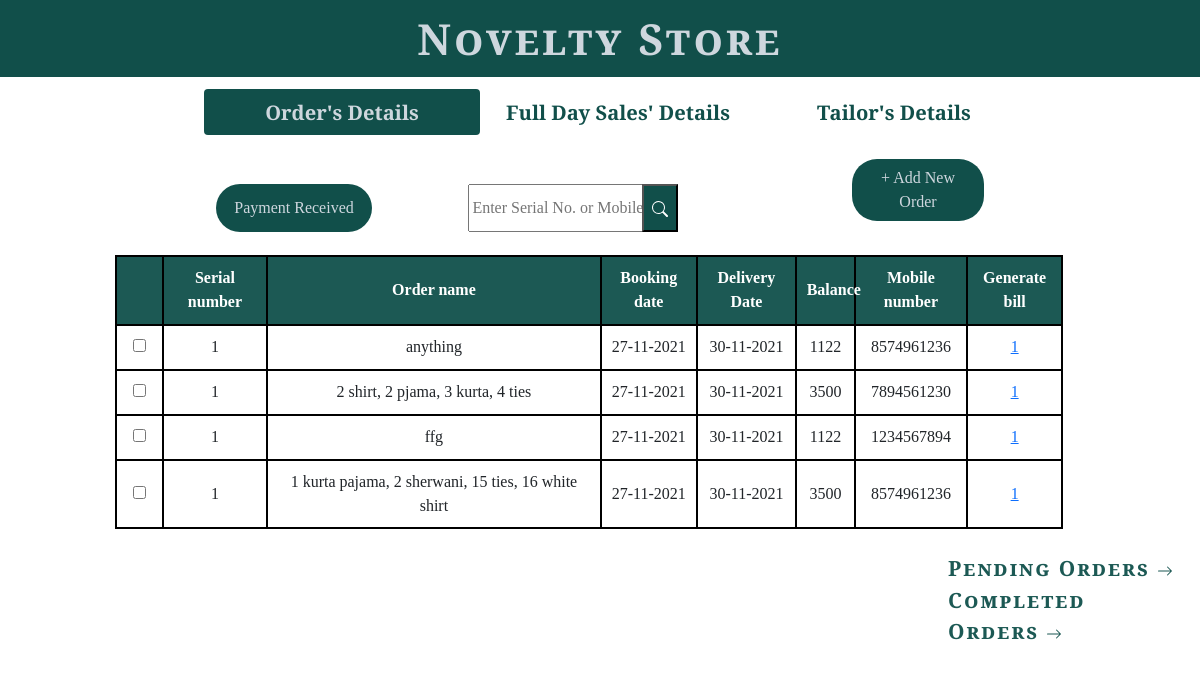
The page /orders on the database its author committed.
### garments/models.py (models this page shows)
class Order(models.Model):
    Order_id=models.AutoField(primary_key=True)
    serial_number=models.CharField(max_length=50)
    order_name=models.CharField(max_length=160)
    amount=models.IntegerField()
    salesman_assigned=models.CharField(max_length=100)
    delivery_date=models.DateField()
    mobile_number=models.CharField(max_length=12)
    tailor_assigned=models.CharField(max_length=100)
    advance=models.IntegerField()
    order_received=models.DateField(auto_now=True)

### garments/views.py (the view, shortened to what this page needs)
# urls.py: path('orders', views.OrderDetails),
def OrderDetails(request):
    global order
    order.sort(key= lambda x: x.order_received, reverse=True)
    d=datetime.date.today()
    context={"active":order, 'date': d}
    return render(request, 'orders.html',context)

### templates/orders.html (shortened to what this page needs)
{% extends 'base.html' %}
{% block a %}active {% endblock a %}
{% block add%}neworder{% endblock add %}
{% block what %}Order{% endblock what %}
{% block stylesheet%}
<link rel='stylesheet' href='../static/css/orders.css'>
{% endblock stylesheet%}
{% block body %}
{% load mathfilters %}
<div class="container">
{% if active %}
<form method='POST' >
 <input type="text" placeholder="Enter Serial No. or Mobile No." id="in" name="inp">
<button type="submit" class="btn0" role="button" id="search"></button>
<table>
	<tr>
		<th style='width:5%;'> </th>
		<th>Serial number</th>
		<th>Order name</th>
		<th>Booking date</th>
    	<th>Delivery Date</th>
    	<th>Balance</th>
    	<th>Mobile number</th>
    	<th>Generate bill</th>
     </tr>
    {% for x in active%}
		<tr>
		<td><input type='checkbox' name="del[]" value={{x.Order_id}} onchange='track(this)' ></td>
		<td>{{x.serial_number}}</td>
		<td>{{x.order_name}}</td>
        	<td>{{x.order_received}}</td>
        	<td>{{x.delivery_date}}</td>
			<td>{{x.amount| sub:x.advance}}</td>
        	<td>{{x.mobile_number}}</td>
			<td><a href='generatebill/{{x.Order_id}}' target='_blank'>{{x.serial_number}}</a></td>
		</tr>
	{% endfor %}
</table>
<button disabled type='submit' class="btn1" role="button" id='del'>Payment Received </button>
</form>
{%else%}
<h2>No Ongoing Orders</h2>
{% endif %}
</div>
<div class="left">
<a href='pendingorders'>Pending Orders  <svg xmlns="http://www.w3.org/2000/svg" width="16" height="16" fill="currentColor" class="bi bi-arrow-right" viewBox="0 0 16 16">
  <path fill-rule="evenodd" d="M1 8a.5.5 0 0 1 .5-.5h11.793l-3.147-3.146a.5.5 0 0 1 .708-.708l4 4a.5.5 0 0 1 0 .708l-4 4a.5.5 0 0 1-.708-.708L13.293 8.5H1.5A.5.5 0 0 1 1 8z"/>
</svg></a>
<a href='completedorders'>Completed Orders  <svg xmlns="http://www.w3.org/2000/svg" width="16" height="16" fill="currentColor" class="bi bi-arrow-right" viewBox="0 0 16 16">
  <path fill-rule="evenodd" d="M1 8a.5.5 0 0 1 .5-.5h11.793l-3.147-3.146a.5.5 0 0 1 .708-.708l4 4a.5.5 0 0 1 0 .708l-4 4a.5.5 0 0 1-.708-.708L13.293 8.5H1.5A.5.5 0 0 1 1 8z"/>
</svg></a>
</div>
{% endblock body %}

### static/css/base.css (style rules this page uses)
* { font-family: 'Playfair Display', serif; }
body { background-color: rgba(227, 230, 238, 0.9); }

### static/css/orders.css (style rules this page uses)
table { margin-left: 6.5%; width: 85%; margin-top: 3%; }
tbody, td, tfoot, th, thead, tr { padding:1%; text-align:center; border: 2px double #000000; font-family: fangsong; }
tr th { background: #1c5954; color: #ffffff; }
.left { margin: 2%; margin-left: 79%; }
.left a { font-weight: 700; text-decoration: none; font-size: 131%; color: #1c5954; font-variant: small-caps; letter-spacing: 2px; }
.btn1 { border-radius: 25px !important; width: 13%; position: absolute; top: 23%; left: 18%; background-color: #114f4a!important; color: rgba(227, 230, 238, 0.9) !important; border: none; padding: 0.7%; height: 6%; }
#in { margin-left: 35.5%; position: absolute; top: 23%; width: 15%; height: 6%; padding: 0.2%; }
.btn0 { background-color:#114f4a; color: white; margin-left: 50%; position: absolute; top: 23%; width: 3%; height: 6%; }

### rows shown on the page
Order: serial_number "1", order_name "anything", order_received "27-11-2021", delivery_date "30-11-2021", amount|sub "1122", mobile_number "8574961236"
Order: serial_number "1", order_name "2 shirt, 2 pjama, 3 kurta, 4 ties", order_received "27-11-2021", delivery_date "30-11-2021", amount|sub "3500", mobile_number "7894561230"
Order: serial_number "1", order_name "ffg", order_received "27-11-2021", delivery_date "30-11-2021", amount|sub "1122", mobile_number "1234567894"
Order: serial_number "1", order_name "1 kurta pajama, 2 sherwani, 15 ties, 16 white shirt", order_received "27-11-2021", delivery_date "30-11-2021", amount|sub "3500", mobile_number "8574961236"
